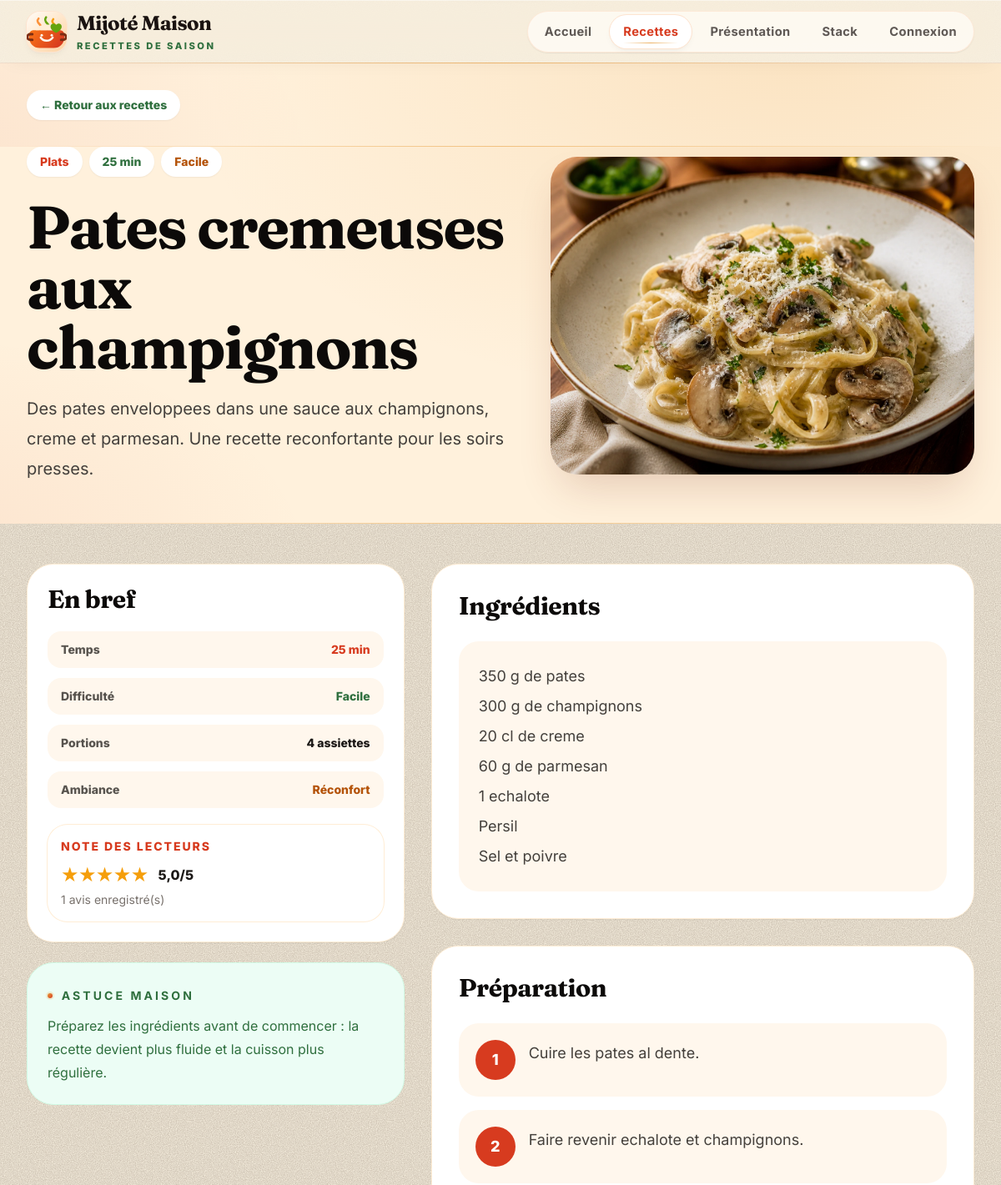
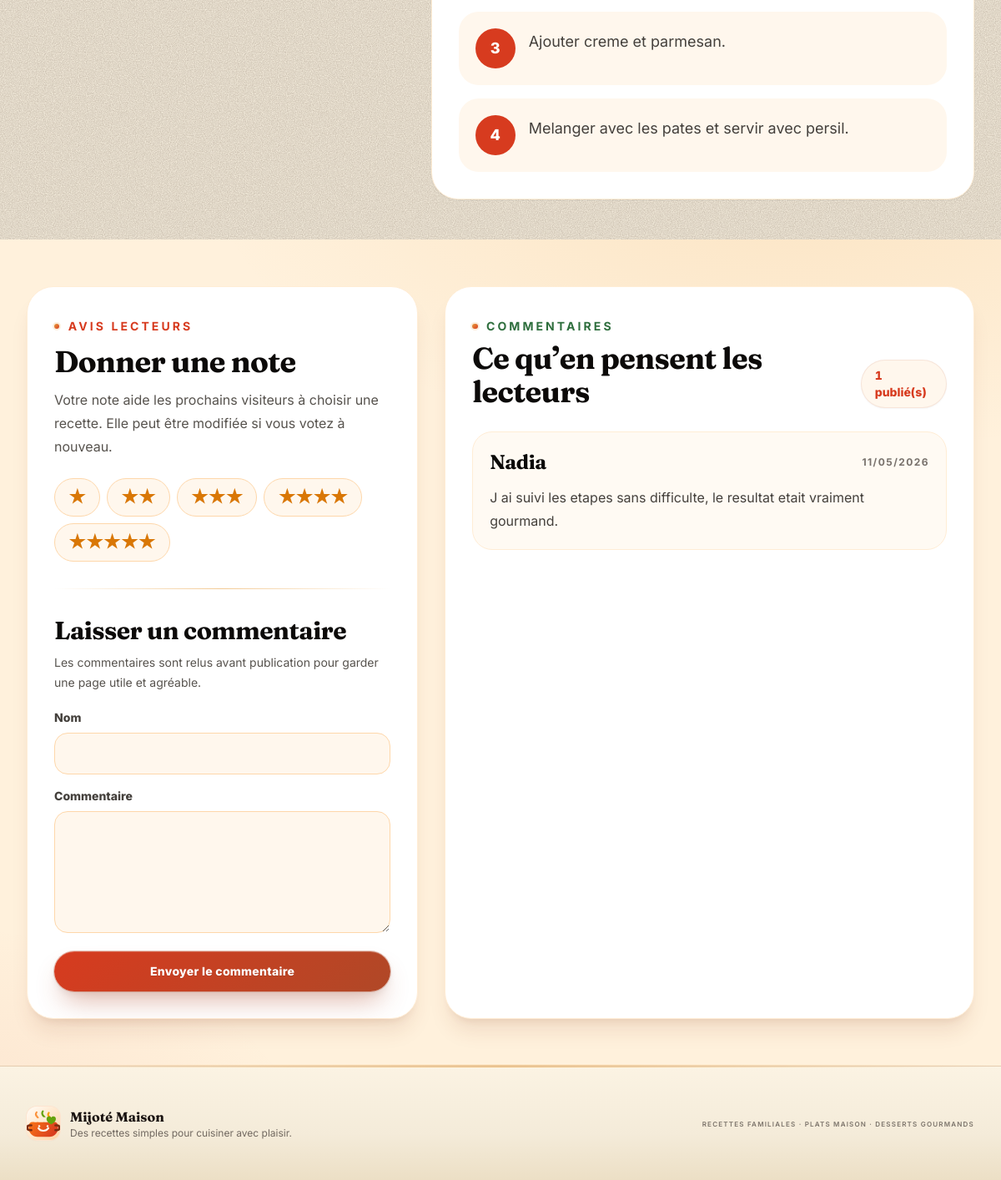
/recette/pates-cremeuses-aux-champignons, run on the app's committed database (2 pictures, top to bottom).
### tables this page shows
CREATE TABLE IF NOT EXISTS recipes (
  id INT AUTO_INCREMENT PRIMARY KEY,
  title VARCHAR(150) NOT NULL,
  slug VARCHAR(180) NOT NULL UNIQUE,
  short_description VARCHAR(300) NOT NULL,
  description TEXT NOT NULL,
  ingredients TEXT NOT NULL,
  preparation_steps TEXT NOT NULL,
  image_path VARCHAR(255) NULL,
  category VARCHAR(40) NOT NULL DEFAULT 'plats',
  status ENUM('draft', 'published', 'archived') NOT NULL DEFAULT 'draft',
  published_at DATETIME NULL,
  view_count INT UNSIGNED NOT NULL DEFAULT 0,
  created_at DATETIME NOT NULL DEFAULT CURRENT_TIMESTAMP,
  updated_at DATETIME NOT NULL DEFAULT CURRENT_TIMESTAMP ON UPDATE CURRENT_TIMESTAMP,
  INDEX idx_recipes_slug (slug),
  INDEX idx_recipes_public (status, category, published_at)
);

CREATE TABLE IF NOT EXISTS recipe_comments (
  id INT AUTO_INCREMENT PRIMARY KEY,
  recipe_id INT NOT NULL,
  author_name VARCHAR(80) NOT NULL,
  content TEXT NOT NULL,
  status ENUM('pending', 'approved', 'rejected') NOT NULL DEFAULT 'pending',
  visitor_hash CHAR(64) NOT NULL,
  created_at DATETIME NOT NULL DEFAULT CURRENT_TIMESTAMP,
  updated_at DATETIME NOT NULL DEFAULT CURRENT_TIMESTAMP ON UPDATE CURRENT_TIMESTAMP,
  INDEX idx_recipe_comments_recipe_status (recipe_id, status, created_at),
  INDEX idx_recipe_comments_status (status, created_at),
  CONSTRAINT fk_recipe_comments_recipe FOREIGN KEY (recipe_id) REFERENCES recipes(id) ON DELETE CASCADE
);

### app/repositories/RecipeRepository.php (called while the page is built, shortened)
<?php
final class RecipeRepository
{
    public function findBySlug(string $slug): ?array
    {
        $stmt = $this->pdo->prepare("SELECT * FROM recipes WHERE slug = :slug AND status = 'published' LIMIT 1");
        $stmt->execute(['slug' => $slug]);
        $recipe = $stmt->fetch();
        return $recipe ?: null;
    }
}

### app/repositories/RecipeInteractionRepository.php (called while the page is built, shortened)
<?php
final class RecipeInteractionRepository
{
    public function ratingSummary(int $recipeId): array
    {
        $stmt = $this->pdo->prepare('SELECT ROUND(AVG(rating), 1) AS average_rating, COUNT(*) AS rating_count FROM recipe_ratings WHERE recipe_id = :recipe_id');
        $stmt->execute(['recipe_id' => $recipeId]);
        $summary = $stmt->fetch() ?: [];
        return [
            'average' => (float) ($summary['average_rating'] ?? 0),
            'count' => (int) ($summary['rating_count'] ?? 0),
        ];
    }
    public function userRating(int $recipeId, string $voterHash): ?int
    {
        $stmt = $this->pdo->prepare('SELECT rating FROM recipe_ratings WHERE recipe_id = :recipe_id AND voter_hash = :voter_hash LIMIT 1');
        $stmt->execute(['recipe_id' => $recipeId, 'voter_hash' => $voterHash]);
        $rating = $stmt->fetchColumn();
        return $rating === false ? null : (int) $rating;
    }
    public function approvedComments(int $recipeId): array
    {
        $stmt = $this->pdo->prepare(
            "SELECT * FROM recipe_comments
             WHERE recipe_id = :recipe_id AND status = 'approved'
             ORDER BY created_at DESC, id DESC"
        );
        $stmt->execute(['recipe_id' => $recipeId]);
        return $stmt->fetchAll();
    }
}

### public/recipe.php (the view, shortened to what this page needs)
<?php
require_once BASE_PATH . '/app/repositories/RecipeRepository.php';
require_once BASE_PATH . '/app/repositories/RecipeInteractionRepository.php';
$recipe = null;
$error = null;
$ratingSummary = ['average' => 0.0, 'count' => 0];
$userRating = null;
$comments = [];
try {
    $pdo = db();
    $repo = new RecipeRepository($pdo);
    $interactionRepo = new RecipeInteractionRepository($pdo);
    if (isset($_GET['id'])) {
        $recipe = $repo->find((int) $_GET['id']);
    } elseif (isset($_GET['slug'])) {
        $recipe = $repo->findBySlug((string) $_GET['slug']);
    }
    if ($recipe) {
        $ratingSummary = $interactionRepo->ratingSummary((int) $recipe['id']);
        $userRating = $interactionRepo->userRating((int) $recipe['id'], public_actor_hash());
        $comments = $interactionRepo->approvedComments((int) $recipe['id']);
    }
} catch (Throwable $exception) {
    $error = 'Impossible de charger la recette pour le moment.';
}
$meta = $recipe ? recipe_public_meta($recipe['slug'] ?? null) : null;
?>
<section class="bg-[#fff1dc]">
    <div class="mx-auto max-w-7xl px-4 py-8 sm:px-6 lg:px-8">
        <a class="inline-flex items-center gap-2 rounded-full bg-white px-4 py-2 text-sm font-extrabold text-herb shadow-sm hover:text-tomato" href="/recettes">← Retour aux recettes</a>
    </div>
</section>
<?php if ($error): ?>
    <section class="mx-auto max-w-5xl px-4 py-12 sm:px-6 lg:px-8">
        <div class="rounded-3xl border border-amber-200 bg-amber-50 p-5 text-amber-900"><?= e($error) ?></div>
    </section>
<?php else: ?>
    <article>
        <section class="bg-[#fff1dc] pb-12">
            <div class="mx-auto grid max-w-7xl gap-8 px-4 sm:px-6 lg:grid-cols-[1.08fr_.92fr] lg:items-center lg:px-8">
                <div>
                    <div class="flex flex-wrap gap-2 text-sm font-extrabold">
                        <span class="rounded-full bg-white px-4 py-2 text-tomato shadow-sm"><?= e(recipe_category_label($recipe['category'] ?? null)) ?></span>
                        <span class="rounded-full bg-white px-4 py-2 text-herb shadow-sm"><?= e($meta['time']) ?></span>
                        <span class="rounded-full bg-white px-4 py-2 text-amber-700 shadow-sm"><?= e($meta['level']) ?></span>
                    </div>
                    <h1 class="mt-6 max-w-4xl font-serif text-5xl font-bold leading-tight text-stone-950 sm:text-7xl"><?= e($recipe['title']) ?></h1>
                    <p class="mt-5 max-w-2xl text-xl leading-9 text-stone-700"><?= e($recipe['description']) ?></p>
                </div>
                <img class="aspect-[4/3] w-full rounded-[2rem] object-cover shadow-2xl shadow-orange-900/20" src="<?= e(recipe_image_url($recipe['image_path'])) ?>" alt="">
            </div>
        </section>
        <section class="mx-auto max-w-7xl px-4 py-12 sm:px-6 lg:px-8">
            <div class="grid gap-8 lg:grid-cols-[.82fr_1.18fr]">
                <aside class="space-y-6">
                    <div class="rounded-[2rem] border border-orange-100 bg-white p-6 shadow-sm">
                        <h2 class="font-serif text-3xl font-bold text-stone-950">En bref</h2>
                        <dl class="mt-5 grid gap-3 text-sm">
                            <div class="flex items-center justify-between rounded-2xl bg-orange-50 px-4 py-3"><dt class="font-extrabold text-stone-600">Temps</dt><dd class="font-extrabold text-tomato"><?= e($meta['time']) ?></dd></div>
                            <div class="flex items-center justify-between rounded-2xl bg-orange-50 px-4 py-3"><dt class="font-extrabold text-stone-600">Difficulté</dt><dd class="font-extrabold text-herb"><?= e($meta['level']) ?></dd></div>
                            <div class="flex items-center justify-between rounded-2xl bg-orange-50 px-4 py-3"><dt class="font-extrabold text-stone-600">Portions</dt><dd class="font-extrabold text-stone-900"><?= e($meta['servings']) ?></dd></div>
                            <div class="flex items-center justify-between rounded-2xl bg-orange-50 px-4 py-3"><dt class="font-extrabold text-stone-600">Ambiance</dt><dd class="font-extrabold text-amber-700"><?= e($meta['season']) ?></dd></div>
                        </dl>
                        <div class="mt-5 rounded-3xl bg-white p-4 ring-1 ring-orange-100">
                            <p class="text-sm font-extrabold uppercase tracking-[0.14em] text-tomato">Note des lecteurs</p>
                            <div class="mt-2 flex items-center gap-3">
                                <?= render_stars((float) $ratingSummary['average'], 'text-2xl') ?>
                                <span class="font-extrabold text-stone-900"><?= e($ratingSummary['count'] > 0 ? number_format((float) $ratingSummary['average'], 1, ',', ' ') . '/5' : 'Aucune note') ?></span>
                            </div>
                            <p class="mt-1 text-sm text-stone-500"><?= e((string) $ratingSummary['count']) ?> avis enregistré(s)</p>
                        </div>
                    </div>
                    <div class="rounded-[2rem] border border-emerald-100 bg-emerald-50 p-6 text-herb">
                        <p class="text-sm font-extrabold uppercase tracking-[0.16em]">Astuce maison</p>
                        <p class="mt-3 leading-7">Préparez les ingrédients avant de commencer : la recette devient plus fluide et la cuisson plus régulière.</p>
                    </div>
                </aside>
                <div class="space-y-8">
                    <section class="rounded-[2rem] border border-orange-100 bg-white p-6 shadow-sm sm:p-8">
                        <h2 class="font-serif text-3xl font-bold text-stone-950">Ingrédients</h2>
                        <div class="mt-6 whitespace-pre-line rounded-3xl bg-orange-50 p-6 text-lg leading-9 text-stone-700"><?= e($recipe['ingredients']) ?></div>
                    </section>
                    <section class="rounded-[2rem] border border-orange-100 bg-white p-6 shadow-sm sm:p-8">
                        <h2 class="font-serif text-3xl font-bold text-stone-950">Préparation</h2>
                        <div class="mt-6 space-y-4">
                            <?php foreach (preg_split('/\R+/', (string) $recipe['preparation_steps']) as $index => $step): ?>
                                <div class="grid gap-4 rounded-3xl bg-[#fff7ed] p-5 sm:grid-cols-[3rem_1fr]">
                                    <span class="grid h-12 w-12 place-items-center rounded-full bg-tomato text-lg font-extrabold text-white"><?= e($index + 1) ?></span>
                                    <p class="text-lg leading-8 text-stone-700"><?= e($step) ?></p>
                                </div>
                            <?php endforeach; ?>
                        </div>
                    </section>
                </div>
            </div>
        </section>
        <section id="avis" class="bg-[#fff1dc] py-14">
            <div class="mx-auto grid max-w-7xl gap-8 px-4 sm:px-6 lg:grid-cols-[.85fr_1.15fr] lg:px-8">
                <aside class="rounded-[2rem] border border-orange-100 bg-white p-6 shadow-xl shadow-orange-900/10 sm:p-8">
                    <p class="text-sm font-extrabold uppercase tracking-[0.18em] text-tomato">Avis lecteurs</p>
                    <h2 class="mt-3 font-serif text-4xl font-bold text-stone-950">Donner une note</h2>
                    <p class="mt-3 leading-7 text-stone-600">Votre note aide les prochains visiteurs à choisir une recette. Elle peut être modifiée si vous votez à nouveau.</p>
                    <form class="mt-6 grid gap-4" method="post" action="<?= e(recipe_url((string) $recipe['slug'])) ?>#avis">
                        <div class="flex flex-wrap gap-2" role="group" aria-label="Noter la recette">
                            <?php for ($i = 1; $i <= 5; $i++): ?>
                                <button class="rounded-full border <?= $userRating === $i ? 'border-amber-500 bg-amber-400 text-stone-950' : 'border-orange-200 bg-orange-50 text-amber-600' ?> px-4 py-2 text-xl font-black transition hover:border-amber-500 hover:bg-amber-100" type="submit" name="rating" value="<?= e($i) ?>" aria-label="Noter <?= e($i) ?> sur 5">
                                    <?= str_repeat('★', $i) ?>
                                </button>
                            <?php endfor; ?>
                        </div>
                    </form>
                    <hr class="my-8 border-orange-100">
                    <h3 class="font-serif text-3xl font-bold text-stone-950">Laisser un commentaire</h3>
                    <p class="mt-2 text-sm leading-6 text-stone-600">Les commentaires sont relus avant publication pour garder une page utile et agréable.</p>
                    <form class="mt-5 grid gap-4" method="post" action="<?= e(recipe_url((string) $recipe['slug'])) ?>#avis">
                        <div>
                            <label class="mb-2 block text-sm font-extrabold text-stone-700" for="author_name">Nom</label>
                            <input class="w-full rounded-2xl border border-orange-200 bg-orange-50 px-4 py-3 text-stone-900 outline-none transition focus:border-tomato focus:ring-4 focus:ring-orange-200" id="author_name" name="author_name" maxlength="80" required>
                        </div>
                        <div>
                            <label class="mb-2 block text-sm font-extrabold text-stone-700" for="content">Commentaire</label>
                            <textarea class="w-full rounded-2xl border border-orange-200 bg-orange-50 px-4 py-3 text-stone-900 outline-none transition focus:border-tomato focus:ring-4 focus:ring-orange-200" id="content" name="content" rows="5" maxlength="800" required></textarea>
                        </div>
                        <button class="btn-primary" type="submit">Envoyer le commentaire</button>
                    </form>
                </aside>
                <div class="rounded-[2rem] border border-orange-100 bg-white p-6 shadow-xl shadow-orange-900/10 sm:p-8">
                    <div class="flex flex-col gap-2 sm:flex-row sm:items-end sm:justify-between">
                        <div>
                            <p class="text-sm font-extrabold uppercase tracking-[0.18em] text-herb">Commentaires</p>
                            <h2 class="mt-2 font-serif text-4xl font-bold text-stone-950">Ce qu’en pensent les lecteurs</h2>
                        </div>
                        <span class="rounded-full bg-orange-50 px-4 py-2 text-sm font-extrabold text-tomato"><?= e((string) count($comments)) ?> publié(s)</span>
                    </div>
                    <div class="mt-7 space-y-4">
                        <?php foreach ($comments as $comment): ?>
                            <article class="rounded-3xl border border-orange-100 bg-[#fffaf3] p-5">
                                <div class="flex flex-wrap items-center justify-between gap-3">
                                    <h3 class="font-serif text-2xl font-bold text-stone-950"><?= e($comment['author_name']) ?></h3>
                                    <time class="text-xs font-bold uppercase tracking-[0.12em] text-stone-500" datetime="<?= e($comment['created_at']) ?>"><?= e(date('d/m/Y', strtotime((string) $comment['created_at']))) ?></time>
                                </div>
                                <p class="mt-3 whitespace-pre-line leading-7 text-stone-700"><?= e($comment['content']) ?></p>
                            </article>
                        <?php endforeach; ?>
                    </div>
                </div>
            </div>
        </section>
    </article>
<?php endif; ?>

### data on the page
recipes: category "Plats", slug "25 min", slug "Facile", title "Pates cremeuses aux champignons", description "Des pates enveloppees dans une sauce aux champignons, creme et parmesan. Une recette reconfortante pour les soirs presses.", image_path (picture), slug "4 assiettes", slug "Réconfort", ingredients "350 g de pates 300 g de champignons 20 cl de creme 60 g de parmesan 1 echalote Persil Sel et poivre", preparation_steps "Cuire les pates al dente.", preparation_steps "Faire revenir echalote et champignons.", preparation_steps "Ajouter creme et parmesan.", preparation_steps "Melanger avec les pates et servir avec persil."
recipe_comments: author_name "Nadia", created_at "11/05/2026", content "J ai suivi les etapes sans difficulte, le resultat etait vraiment gourmand."

### other printed values
$label "Accueil Recettes Présentation Stack Connexion"
render_stars((float) $ratingSummary['average'], 'text-2xl') "★★★★★"
$ratingSummary['count'] "1"
str_repeat('★', $i) "★"
str_repeat('★', $i) "★★"
str_repeat('★', $i) "★★★"
str_repeat('★', $i) "★★★★"
str_repeat('★', $i) "★★★★★"
count($comments) "1"
